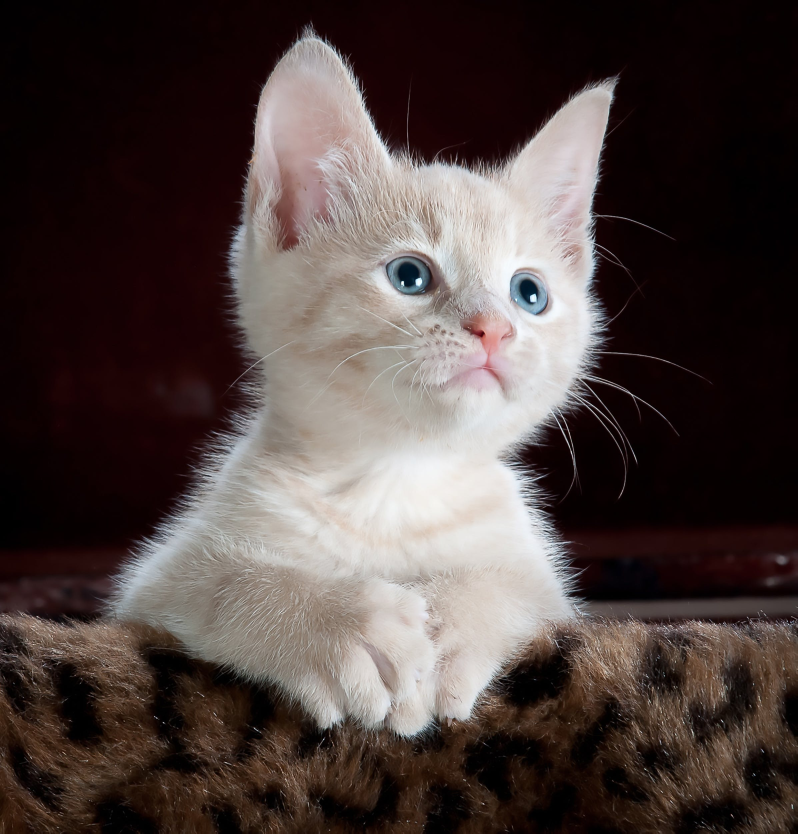
#> input picture OpenCV/Photos/cat.jpg, 2392 x 2500 px, found by its file name (shown at 1/3 size)
$ python rescale.py
#> lines starting #> are read from the running program, lines starting #| are printed output that depends on the picture; pictures that were not available may be replaced by others from this repository, and a replacement may not be noted
import cv2 as cv

def rescaleFrame(frame, scale=0.1): # ! will work for images, video, and live capture
    width = int(frame.shape[1] * scale)
    height = int(frame.shape[0] * scale)

    dimensions = (width, height)

    return cv.resize(frame, dimensions, interpolation=cv.INTER_AREA)

def changeRes(width, height): # ! Only for live videos
    capture.set(3, width)
    capture.set(4, height)

img = cv.imread('OpenCV\Photos\cat.jpg')
#> img is the input picture: shape (2500, 2392, 3); mean B, G, R 64.2, 66.7, 78.5

cv.imshow("Cat", img)

resized_image = rescaleFrame(img)
#> in rescaleFrame, `return cv.resize(frame, dimensions, interpolation=cv.INTER_AREA)`:
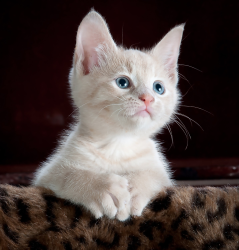
#> returned value: shape (250, 239, 3); mean of channels 0, 1, 2 64.2, 66.7, 78.5; drawn as B, G, R
cv.imshow('Image', resized_image)


capture = cv.VideoCapture('OpenCV\Videos\dog.mp4') #! put 0 for laptop camera

while True:
    isTrue, frame = capture.read()
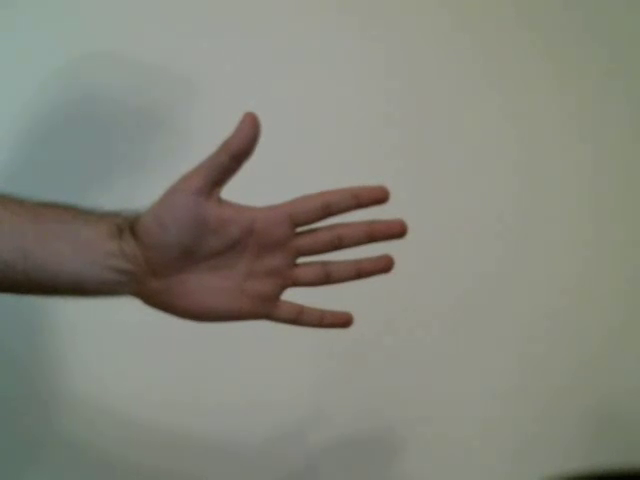
#> input picture frame 34 of OpenCV by SAE-BAJA/DATA/hand_move.mp4, 640 x 480 px, given in place of dog.mp4, which was not available
#> frame is the input picture: shape (480, 640, 3); mean B, G, R 123.8, 134.2, 133.3

    frame_resized = rescaleFrame(frame)
#> call 2 of rescaleFrame, with scale = 0.1
#> in rescaleFrame (call 2), `return cv.resize(frame, dimensions, interpolation=cv.INTER_AREA)`:
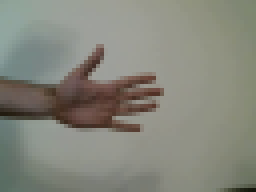
#> returned value: shape (48, 64, 3) (shown 4 times larger); mean of channels 0, 1, 2 123.8, 134.3, 133.3; drawn as B, G, R

    cv.imshow('Video of dog', frame)
    cv.imshow("Video Resized", frame_resized)

    if cv.waitKey(20) & 0xFF==ord('d'):
#> (key Esc is pressed here)
        break

capture.release()
cv.destroyAllWindows()
